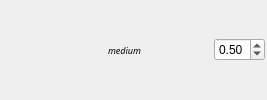
                      <widget class="QWidget" name="simplify2" native="true">
                       <layout class="QHBoxLayout" name="horizontalLayout_6">
                        <property name="leftMargin">
                         <number>2</number>
                        </property>
                        <property name="topMargin">
                         <number>2</number>
                        </property>
                        <property name="rightMargin">
                         <number>2</number>
                        </property>
                        <property name="bottomMargin">
                         <number>2</number>
                        </property>
                        <item>
                         <widget class="QLabel" name="label_2">
                          <property name="minimumSize">
                           <size>
                            <width>100</width>
                            <height>0</height>
                           </size>
                          </property>
                          <property name="font">
                           <font>
                            <family>FontAwesome</family>
                            <pointsize>7</pointsize>
                            <weight>75</weight>
                            <bold>true</bold>
                           </font>
                          </property>
                          <property name="text">
                           <string/>
                          </property>
                         </widget>
                        </item>
                        <item>
                         <widget class="QLabel" name="label_15">
                          <property name="minimumSize">
                           <size>
                            <width>100</width>
                            <height>0</height>
                           </size>
                          </property>
                          <property name="maximumSize">
                           <size>
                            <width>100</width>
                            <height>16777215</height>
                           </size>
                          </property>
                          <property name="font">
                           <font>
                            <family>FontAwesome</family>
                            <pointsize>7</pointsize>
                            <italic>true</italic>
                           </font>
                          </property>
                          <property name="text">
                           <string>medium</string>
                          </property>
                         </widget>
                        </item>
                        <item>
                         <widget class="QDoubleSpinBox" name="simplify2Spin">
                          <property name="sizePolicy">
                           <sizepolicy hsizetype="Expanding" vsizetype="Fixed">
                            <horstretch>0</horstretch>
                            <verstretch>0</verstretch>
                           </sizepolicy>
                          </property>
                          <property name="maximum">
                           <double>1.000000000000000</double>
                          </property>
                          <property name="singleStep">
                           <double>0.050000000000000</double>
                          </property>
                          <property name="value">
                           <double>0.500000000000000</double>
                          </property>
                         </widget>
                        </item>
                       </layout>
                      </widget>
